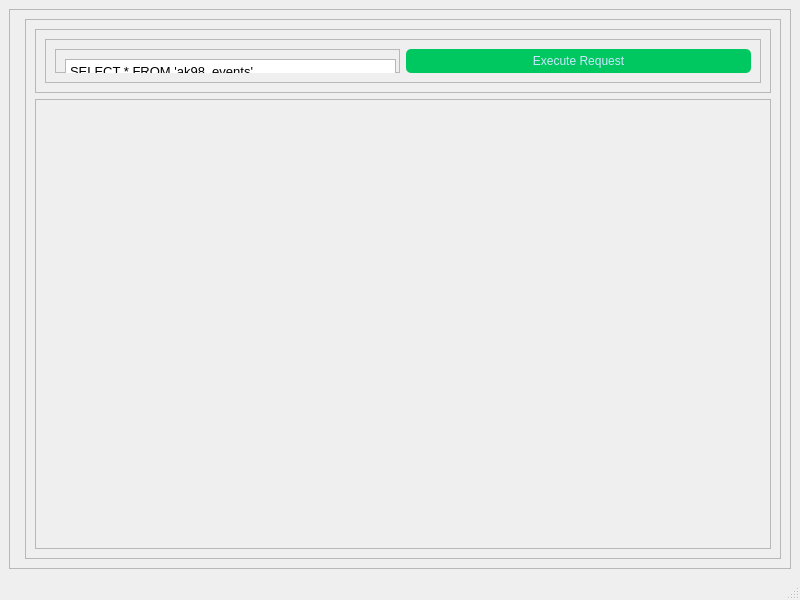
<?xml version="1.0" encoding="UTF-8"?>
<ui version="4.0">
 <class>MainWindow</class>
 <widget class="QMainWindow" name="MainWindow">
  <property name="geometry">
   <rect>
    <x>0</x>
    <y>0</y>
    <width>800</width>
    <height>600</height>
   </rect>
  </property>
  <property name="windowTitle">
   <string>MainWindow</string>
  </property>
  <widget class="QWidget" name="centralwidget">
   <layout class="QVBoxLayout" name="verticalLayout">
    <item>
     <widget class="QFrame" name="frame">
      <property name="frameShape">
       <enum>QFrame::StyledPanel</enum>
      </property>
      <property name="frameShadow">
       <enum>QFrame::Raised</enum>
      </property>
      <layout class="QHBoxLayout" name="horizontalLayout">
       <item>
        <widget class="QFrame" name="frame_LEFT">
         <property name="sizePolicy">
          <sizepolicy hsizetype="Preferred" vsizetype="Expanding">
           <horstretch>0</horstretch>
           <verstretch>0</verstretch>
          </sizepolicy>
         </property>
         <property name="frameShape">
          <enum>QFrame::StyledPanel</enum>
         </property>
         <property name="frameShadow">
          <enum>QFrame::Raised</enum>
         </property>
         <widget class="QFrame" name="frame_L_Axes">
          <property name="geometry">
           <rect>
            <x>8</x>
            <y>8</y>
            <width>80</width>
            <height>34</height>
           </rect>
          </property>
          <property name="frameShape">
           <enum>QFrame::StyledPanel</enum>
          </property>
          <property name="frameShadow">
           <enum>QFrame::Raised</enum>
          </property>
          <widget class="QLabel" name="label_L_Axes">
           <property name="geometry">
            <rect>
             <x>8</x>
             <y>8</y>
             <width>64</width>
             <height>18</height>
            </rect>
           </property>
           <property name="sizePolicy">
            <sizepolicy hsizetype="Preferred" vsizetype="Preferred">
             <horstretch>0</horstretch>
             <verstretch>0</verstretch>
            </sizepolicy>
           </property>
           <property name="text">
            <string>X &amp; Y Axes</string>
           </property>
          </widget>
         </widget>
        </widget>
       </item>
       <item>
        <widget class="QFrame" name="frame_RIGHT">
         <property name="sizePolicy">
          <sizepolicy hsizetype="Preferred" vsizetype="Preferred">
           <horstretch>10</horstretch>
           <verstretch>0</verstretch>
          </sizepolicy>
         </property>
         <property name="frameShape">
          <enum>QFrame::StyledPanel</enum>
         </property>
         <property name="frameShadow">
          <enum>QFrame::Raised</enum>
         </property>
         <layout class="QVBoxLayout" name="verticalLayout_2">
          <item>
           <widget class="QFrame" name="frame_R_SQL">
            <property name="sizePolicy">
             <sizepolicy hsizetype="Preferred" vsizetype="Minimum">
              <horstretch>0</horstretch>
              <verstretch>0</verstretch>
             </sizepolicy>
            </property>
            <property name="frameShape">
             <enum>QFrame::StyledPanel</enum>
            </property>
            <property name="frameShadow">
             <enum>QFrame::Raised</enum>
            </property>
            <layout class="QHBoxLayout" name="horizontalLayout_3">
             <item>
              <widget class="QFrame" name="frame_RS_Text">
               <property name="frameShape">
                <enum>QFrame::StyledPanel</enum>
               </property>
               <property name="frameShadow">
                <enum>QFrame::Raised</enum>
               </property>
               <layout class="QHBoxLayout" name="horizontalLayout_2">
                <item>
                 <widget class="QFrame" name="frame_R_S_Button">
                  <property name="frameShape">
                   <enum>QFrame::StyledPanel</enum>
                  </property>
                  <property name="frameShadow">
                   <enum>QFrame::Raised</enum>
                  </property>
                  <widget class="QTextBrowser" name="textBrowser">
                   <property name="geometry">
                    <rect>
                     <x>10</x>
                     <y>10</y>
                     <width>331</width>
                     <height>191</height>
                    </rect>
                   </property>
                   <property name="sizePolicy">
                    <sizepolicy hsizetype="Expanding" vsizetype="Ignored">
                     <horstretch>0</horstretch>
                     <verstretch>0</verstretch>
                    </sizepolicy>
                   </property>
                   <property name="minimumSize">
                    <size>
                     <width>0</width>
                     <height>100</height>
                    </size>
                   </property>
                   <property name="html">
                    <string>&lt;!DOCTYPE HTML PUBLIC &quot;-//W3C//DTD HTML 4.0//EN&quot; &quot;http://www.w3.org/TR/REC-html40/strict.dtd&quot;&gt;
&lt;html&gt;&lt;head&gt;&lt;meta name=&quot;qrichtext&quot; content=&quot;1&quot; /&gt;&lt;style type=&quot;text/css&quot;&gt;
p, li { white-space: pre-wrap; }
&lt;/style&gt;&lt;/head&gt;&lt;body style=&quot; font-family:'Noto Sans'; font-size:10pt; font-weight:400; font-style:normal;&quot;&gt;
&lt;p style=&quot; margin-top:0px; margin-bottom:0px; margin-left:0px; margin-right:0px; -qt-block-indent:0; text-indent:0px;&quot;&gt;SELECT * FROM 'ak98_events'&lt;/p&gt;&lt;/body&gt;&lt;/html&gt;</string>
                   </property>
                  </widget>
                 </widget>
                </item>
                <item>
                 <widget class="QPushButton" name="pushButton">
                  <property name="styleSheet">
                   <string notr="true">QPushButton {
	background-color: rgb(0,200,96);
	border: none;
	border-radius: 5px;
	padding: 5px;
	color: rgb(205, 230, 255);
	font: 75 14pt &quot;Arial&quot;;
}

QPushButton:hover {
	background-color: rgb(0,240,115);
}

QPushButton:pressed {
	background-color: rgb(0,200,96);
}</string>
                  </property>
                  <property name="text">
                   <string>Execute Request</string>
                  </property>
                 </widget>
                </item>
               </layout>
              </widget>
             </item>
            </layout>
           </widget>
          </item>
          <item>
           <widget class="QFrame" name="frame_R_Plot">
            <property name="sizePolicy">
             <sizepolicy hsizetype="Preferred" vsizetype="Expanding">
              <horstretch>0</horstretch>
              <verstretch>0</verstretch>
             </sizepolicy>
            </property>
            <property name="frameShape">
             <enum>QFrame::StyledPanel</enum>
            </property>
            <property name="frameShadow">
             <enum>QFrame::Raised</enum>
            </property>
           </widget>
          </item>
         </layout>
        </widget>
       </item>
      </layout>
     </widget>
    </item>
   </layout>
  </widget>
  <widget class="QStatusBar" name="statusbar"/>
 </widget>
 <resources/>
 <connections/>
</ui>
